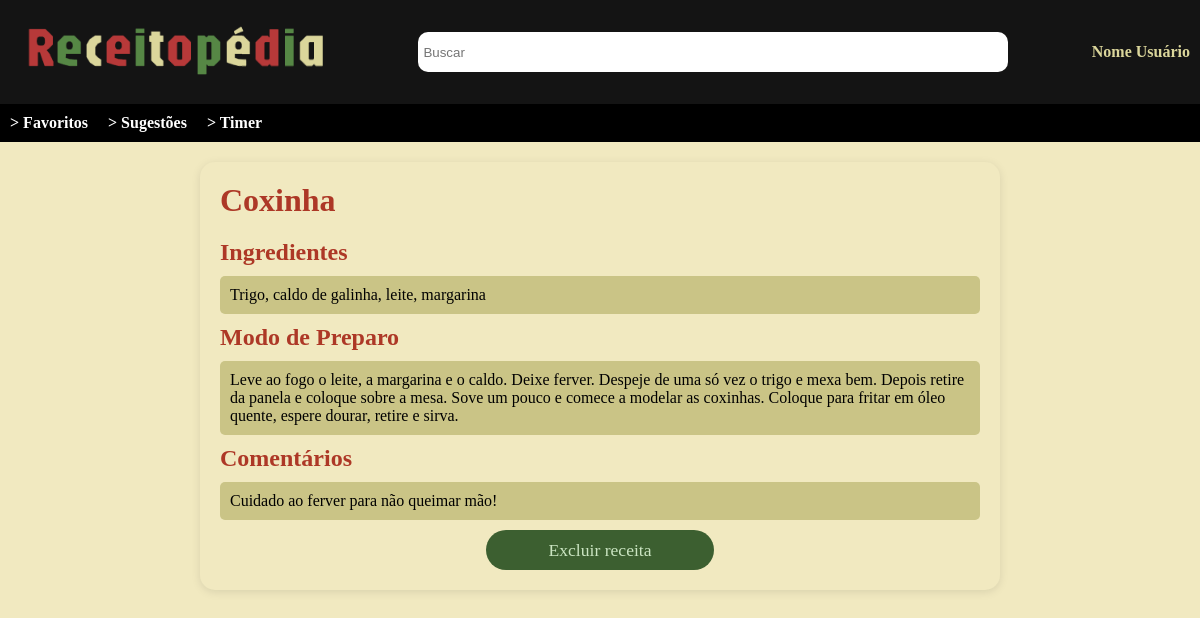
/visualizar/21/, run on the app's committed database.
### aplicacao/models.py (models this page shows)
class receita(models.Model):
    nome = models.CharField(max_length=100)
    ingredientes = models.TextField(default="Ingredientes não informados")
    modo_preparo = models.TextField(default="Ingredientes não informados")
    comentarios = models.TextField(default="Comentários não informados")

### aplicacao/views.py (the view)
# urls.py: path('visualizar/<int:id>/', views.RecipeDetailView.as_view(), name='visualizar'),
class RecipeDetailView(View):
    def get(self, request, id):
        ctx={'Receita':receita.objects.filter(id=id).first()}
        return render(request,'visualizar.html',ctx)

### aplicacao/templates/visualizar.html (shortened to what this page needs)
{% load static %}
<!DOCTYPE html>
<html lang="pt-BR">
<head>
    <link rel="stylesheet" href="{% static 'aplicacao/css/visualizar.css' %}">
    <link rel="stylesheet" href="https://cdnjs.cloudflare.com/ajax/libs/font-awesome/6.0.0-beta3/css/all.min.css">
</head>
<body>
    <header>
        <a href="{%url 'aplicacao:home'%}">
            <div class="space">
                <img src="{% static 'aplicacao/img/logo_receitopedia.png' %}" alt="Logo da Receitopédia">
            </div>
        </a>
        <input type="text" placeholder="Buscar">
        <div class="user-info">
            <span>Nome Usuário</span>
        </div>
    </header>
    <nav>
        <ul>
            <li><a href="#">> Favoritos</a></li>
            <li><a href="#">> Sugestões</a></li>
            <li><a href="#">> Timer</a></li>
        </ul>
    </nav>
    <main>
        <div id="card">
            <h1>{{ Receita.nome }}</h1>
            <h2>Ingredientes</h2>
            <p class="colored-line">{{ Receita.ingredientes }}</p>
            <h2>Modo de Preparo</h2>
            <p class="colored-line">{{ Receita.modo_preparo }}</p>
            <h2>Comentários</h2>
            <p class="colored-line">{{ Receita.comentarios }}</p>
            <form action="{% url 'aplicacao:excluir' Receita.id %}" method="post">
                <div class="deleteButton">
                    <button type="submit" class="delete-btn">Excluir receita</button>
                </div>
            </form>
        </div>
    </main>
</body>
</html>

### templates/static/aplicacao/css/visualizar.css (style rules this page uses)
* { margin: 0; padding: 0; box-sizing: border-box; }
body { font-family: Jaro; background-color: #F1E9C0; }
header { background-color: #141414; color: #DBD69B; padding: 10px; display: flex; justify-content: space-between; align-items: center; }
header a { text-decoration: none; }
.space img { width: 325px; height: 80px; }
header input { padding: 5px; width: 50%; height: 40px; border: none; border-radius: 10px; }
header .user-info { display: flex; flex-direction: column; align-items: flex-end; }
header .user-info span:first-child { font-weight: bold; }
nav { background-color: #000000; padding: 10px; }
nav ul { display: flex; list-style-type: none; }
nav ul li { margin-right: 20px; }
nav ul li a { color: #FFF; text-decoration: none; font-weight: bold; transition: color 0.3s; }
h1 { margin-bottom: 20px; color: #AD3826; }
#card { max-width: 800px; margin: 20px auto; background-color: #F1E9C0; border-radius: 15px; padding: 20px; box-shadow: 0 2px 10px rgba(0, 0, 0, 0.1); }
h2 { color: #AD3826; margin-bottom: 10px; text-align: left; }
.colored-line { padding: 10px; border-radius: 5px; margin-bottom: 10px; background-color: #CAC486; }
.deleteButton { text-align: center; }
.delete-btn { border-radius: 30px; background-color: #3C5F30; font-family: Jaro; width: 12%; padding: 0.6%; color: #CBE5C2; font-size: 110%; align-items: center; text-align: center; border: none; transition: 0.3s; width: 30%; height: 40px; }

### data on the page
receita: nome "Coxinha", ingredientes "Trigo, caldo de galinha, leite, margarina", modo_preparo "Leve ao fogo o leite, a margarina e o caldo. Deixe ferver. Despeje de uma só vez o trigo e mexa bem. Depois retire da panela e coloque sobre a mesa. Sove um pouco e comece a modelar as coxinhas. Coloque para fritar em óleo quente, espere dourar, retire e sirva.", comentarios "Cuidado ao ferver para não queimar mão!"
